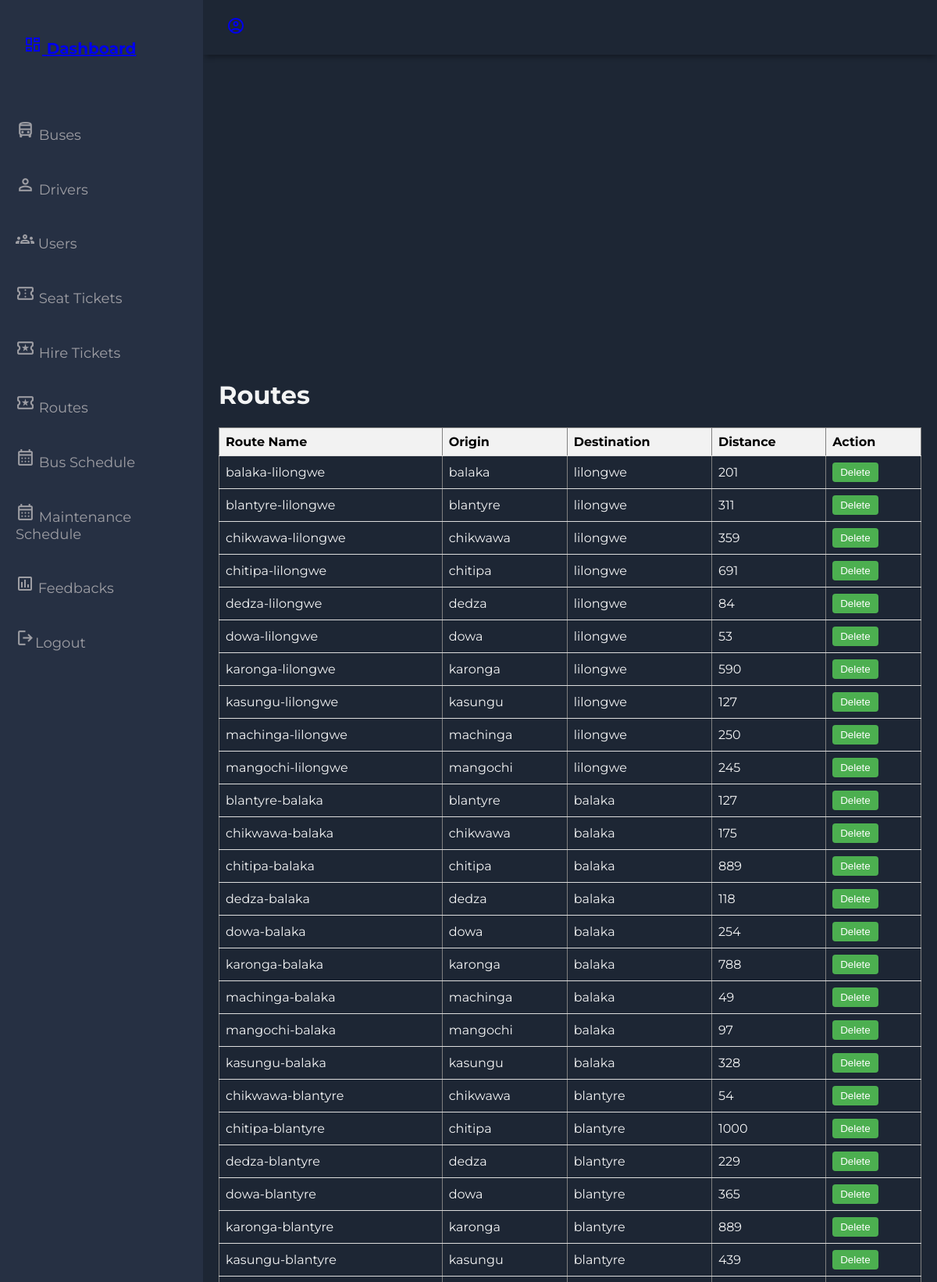
The page /admin/Routes.php (signed in, upper part) on the database its author committed.
### tables this page shows
CREATE TABLE IF NOT EXISTS `route` (
  `route_id` int NOT NULL AUTO_INCREMENT,
  `route_name` varchar(125) NOT NULL,
  `origin` varchar(125) NOT NULL,
  `destination` varchar(125) NOT NULL,
  `distance` int NOT NULL,
  PRIMARY KEY (`route_id`)
);

### admin/Routes.php (the view, shortened to what this page needs)
<!DOCTYPE html>
<html lang="en">
<head>
    <link rel="stylesheet" href="css/styles.css">
</head>
<body>
<div class="grid-container">
    <?php include("header_sidebar.php");?>
    <main class="main-container">
        <h1>Routes</h1>
        <table border="1">
            <tr>
                <th>Route Name</th>
                <th>Origin</th>
                <th>Destination</th>
                <th>Distance</th>
                <th>Action</th>
            </tr>
            <?php
            include 'db_connection.php';
            $sql = "SELECT route_id, route_name, origin, destination, distance FROM route";
            $result = $conn->query($sql);
            if ($result->num_rows > 0) {
                while($row = $result->fetch_assoc()) {
                    echo "<tr>
                            <td>".$row["route_name"]."</td>
                            <td>".$row["origin"]."</td>
                            <td>".$row["destination"]."</td>
                            <td>".$row["distance"]."</td>
                            <td>
                                <form method='post' id='deleteForm'>
                                    <input type='hidden' name='route_id_to_delete' value='".$row["route_id"]."'>
                                    <button type='button' onclick='confirmDelete(".$row["route_id"].")'>Delete</button>
                                </form>
                            </td>
                        </tr>";
                }
            }
            else {
                echo "<tr><td colspan='5'>No routes found</td></tr>";
            }
            ?>
        </table>
    </main>
</div>
</body>
</html>

### admin/css/styles.css (style rules this page uses)
body { margin: 0; padding: 0; background-color: #1d2634; color: #9e9ea4; font-family: 'Montserrat', sans-serif; }
.grid-container { display: grid; grid-template-columns: 260px 1fr 1fr 1fr; grid-template-rows: 0.2fr 3fr; grid-template-areas: 'sidebar header header header' 'sidebar main main main'; height: 100vh; }
.main-container { grid-area: main; overflow-y: auto; padding: 20px 20px; color: rgba(255, 255, 255, 0.95); }

### admin/Routes.php (style rules this page uses)
table { width: 100%; border-collapse: collapse; }
th, td { padding: 8px; text-align: left; border-bottom: 1px solid #ddd; }
th { background-color: #f2f2f2; color:black; }
tr { transition-duration: .3s; }
button { padding: 5px 10px; background-color: #4CAF50; color: white; border: none; border-radius: 4px; cursor: pointer; }

### rows shown on the page
route: route_name "balaka-lilongwe", origin "balaka", destination "lilongwe", distance "201"
route: route_name "blantyre-lilongwe", origin "blantyre", destination "lilongwe", distance "311"
route: route_name "chikwawa-lilongwe", origin "chikwawa", destination "lilongwe", distance "359"
route: route_name "chitipa-lilongwe", origin "chitipa", destination "lilongwe", distance "691"
route: route_name "dedza-lilongwe", origin "dedza", destination "lilongwe", distance "84"
route: route_name "dowa-lilongwe", origin "dowa", destination "lilongwe", distance "53"
route: route_name "karonga-lilongwe", origin "karonga", destination "lilongwe", distance "590"
route: route_name "kasungu-lilongwe", origin "kasungu", destination "lilongwe", distance "127"
route: route_name "machinga-lilongwe", origin "machinga", destination "lilongwe", distance "250"
route: route_name "mangochi-lilongwe", origin "mangochi", destination "lilongwe", distance "245"
route: route_name "blantyre-balaka", origin "blantyre", destination "balaka", distance "127"
route: route_name "chikwawa-balaka", origin "chikwawa", destination "balaka", distance "175"
route: route_name "chitipa-balaka", origin "chitipa", destination "balaka", distance "889"
route: route_name "dedza-balaka", origin "dedza", destination "balaka", distance "118"
route: route_name "dowa-balaka", origin "dowa", destination "balaka", distance "254"
route: route_name "karonga-balaka", origin "karonga", destination "balaka", distance "788"
route: route_name "machinga-balaka", origin "machinga", destination "balaka", distance "49"
route: route_name "mangochi-balaka", origin "mangochi", destination "balaka", distance "97"
route: route_name "kasungu-balaka", origin "kasungu", destination "balaka", distance "328"
route: route_name "chikwawa-blantyre", origin "chikwawa", destination "blantyre", distance "54"
route: route_name "chitipa-blantyre", origin "chitipa", destination "blantyre", distance "1000"
route: route_name "dedza-blantyre", origin "dedza", destination "blantyre", distance "229"
route: route_name "dowa-blantyre", origin "dowa", destination "blantyre", distance "365"
route: route_name "karonga-blantyre", origin "karonga", destination "blantyre", distance "889"
route: route_name "kasungu-blantyre", origin "kasungu", destination "blantyre", distance "439"
